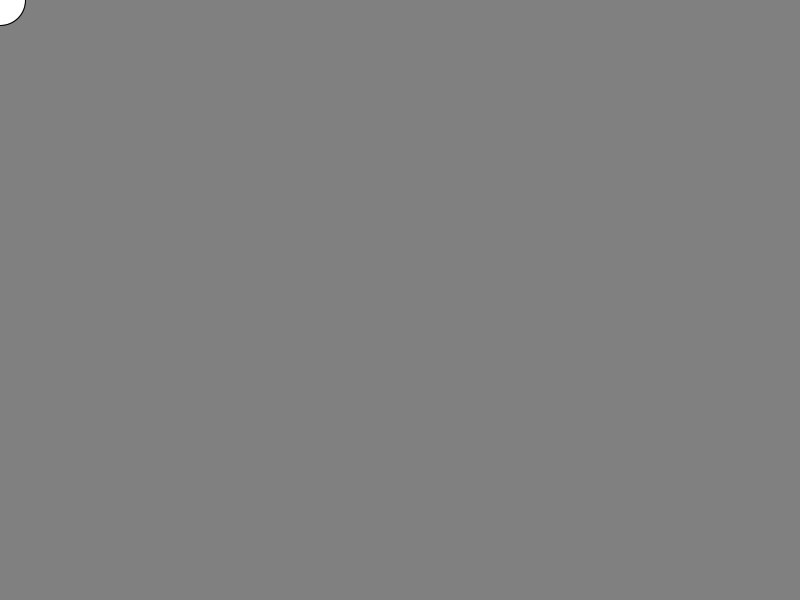
Frame 1 (no input)
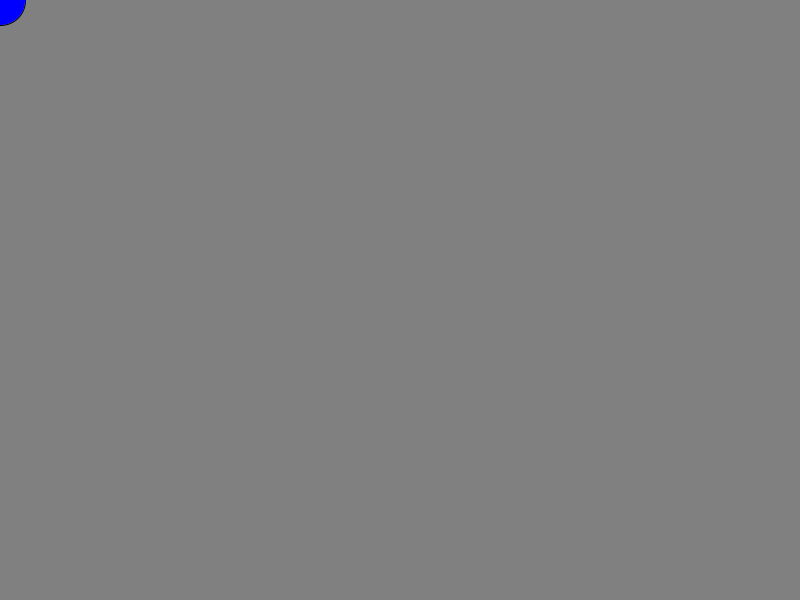
Frame 60 (the mouse pressed at the canvas centre just before this capture)
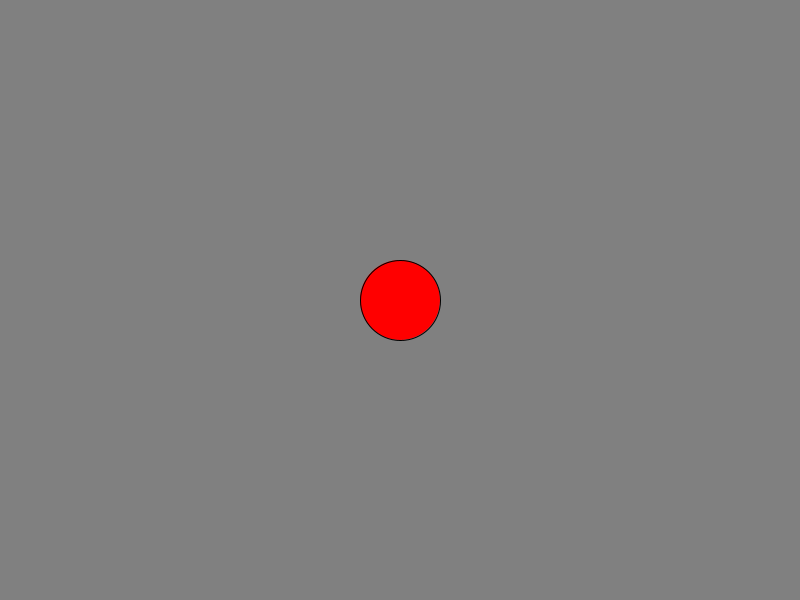
Frame 120 (the mouse held since frame 60 and released just before this capture)

The Processing sketch that drew these frames (run headless with seeded random() and noise(); from frame 60 on, the mouse is pressed at the canvas centre):

// Processing sketch: A1CompC
// ── A1CompC.pde
void setup() {
  size(800, 600);
  strokeWeight(1);
  stroke(0);
}

void draw() {
  background(128);
  ellipse(mouseX, mouseY, 50, 50);
  if (mousePressed == true) {
    //fill(random(0, 255), random(0, 255), random(0, 255));
    fill(255, 0, 0);
    ellipse(mouseX, mouseY, 80, 80);
  }
  else {
    fill(0, 0, 255);
  }
}
